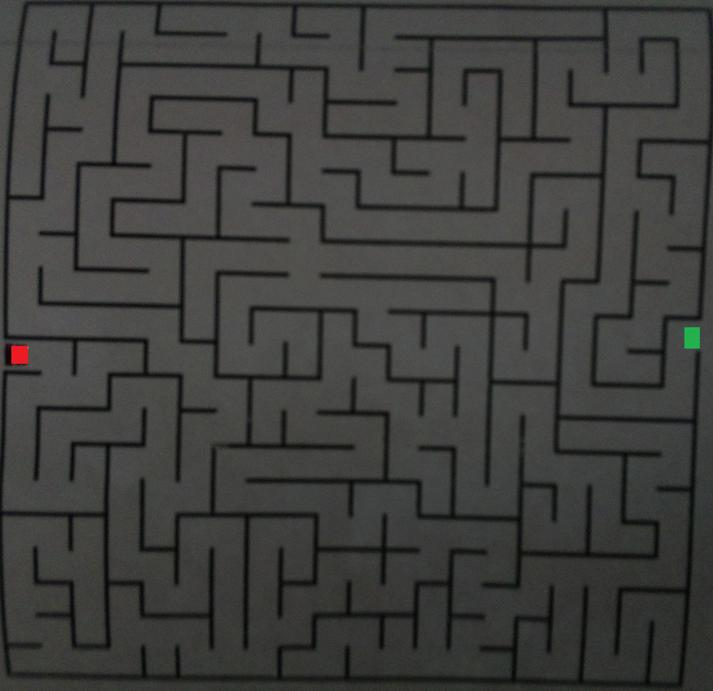
#> input picture maze/maze2edit.jpg, 713 x 691 px, found by its file name
$ python Maze-Solver.py   (older library calls are emulated)
#> lines starting #> are read from the running program, lines starting #| are printed output that depends on the picture; after the words box and inside, x2 and y2 are one past the last pixel; in counts of white or black regions, pixels touching at a corner belong together
#!/usr/bin/env python3.6
# coding=utf-8

""" MAZE SOLVER
Labirent çözümü yapan modül
"""

__author__ = "Süleyman ERGEN"

import cv2
import numpy as np
import imutils
import threading


IMAGE_PATH = "maze2edit.jpg"
SAVE_PATH = "solved_maze.png"


class Detector:
    """
    Başlangıç ve bitiş renklerini belirlemek için kullanılan sınıf.
    """
    # RED = ( [0, 0, 100], [150, 150, 255] )
    # GREEN = ( [0, 100, 0], [150, 255, 150] )
    # BLUE = ( [100, 0, 0], [255, 150, 150] )

    RED_RANGE = ([0, 0, 100], [150, 150, 255])
    GREEN_RANGE = ([0, 100, 0], [150, 255, 150])

    def __init__(self):
        pass

    def detect_color(self, img, color_range):
        """ kırmızı yada yeşil alanı tespit eden fonksiyon.

        :param img: Kaynak resim.
        :param color_range: renk aralığı.
        :return: Tespit edilen renk alanını.
        """
        lower_range = np.array(color_range[0], dtype=np.uint8)
        upper_range = np.array(color_range[1], dtype=np.uint8)

        mask = cv2.inRange(img, lower_range, upper_range)

        result = cv2.bitwise_and(img, img, mask=mask)
        return result

    def detect_point(self, img, color):
        """
        başlangıç yada bitiş noktasını tespit eden ve tespit edilen alanın merkezini döndüren fonksiyon.
        color: RED_RANGE verilirse başlangıç noktasını tespit eder.
        color: GREEN_RANGE verilirse başlangıç noktasını tespit eder.

        :param img: Resim nesnesi.
        :param color: Tespit edilecek renk aralığı..
        :return: Tespit edilen rengin merkez koordinatı. (x, y) gibi.
        """

        img = self.detect_color(img, color)
        gray = cv2.cvtColor(img, cv2.COLOR_BGR2GRAY)
        blurred = cv2.GaussianBlur(gray, (5, 5), 0)
        thresh = cv2.threshold(blurred, 60, 255, cv2.THRESH_BINARY)[1]

        # find contours in the thresholded image
        cnts = cv2.findContours(thresh.copy(), cv2.RETR_EXTERNAL, cv2.CHAIN_APPROX_SIMPLE)
        cnts = cnts[0] if imutils.is_cv2() else cnts[1]

        for c in cnts:
            # compute the center of the contour
            M = cv2.moments(c)
            cX = int(M["m10"] / M["m00"])
            cY = int(M["m01"] / M["m00"])
            # print("points:", cX, cY)
        return cX, cY


class Dimension:
    """
    Gezilen noktaları tutar
    """
    def __init__(self, point=(0, 0)):
        self.x, self.y = point

    def __add__(self, other):
        return Dimension((self.x + other.x, self.y + other.y))

    def __eq__(self, other):
        return self.x == other.x and self.y == other.y


class Solver:
    """
    Labirentin çözümünü yapan sınıftır.
    """
    def __init__(self, img):
        self.p = 0
        self.directions = [Dimension((0, -1)), Dimension((0, 1)), Dimension((1, 0)), Dimension((-1, 0))]
        self.img = img
        self.height, self.width = img.shape[:2]

        # çözüm aşamasını görüntülemek için thread oluşturma ve başlatma
        t = threading.Thread(target=self.disp, args=())
        t.daemon = True
        # t.start()

    def bfs(self, start_point, end_point):
        """Labirentin çözümünü yapan ve kaydeden fonksiyon.
        Breath first search algotitması kullanıldı.

        :param start_point: Başlangıç koordinat noktası.
        :param end_point: Bitiş koordinat noktası.
        """
        found = False
        queue = []
        visited = [[0 for j in range(self.width)] for i in range(self.height)]
        parent = [[Dimension() for j in range(self.width)] for i in range(self.height)]

        queue.append(start_point)
        visited[start_point.y][start_point.x] = 1
        while len(queue) > 0:
            p = queue.pop(0)
            for d in self.directions:
                cell = p + d
                if (cell.x >= 0 and cell.x < self.width and cell.y >= 0 and cell.y < self.height and visited[cell.y][cell.x] == 0 and
                        (self.img[cell.y][cell.x][0] != 0 or self.img[cell.y][cell.x][1] != 0 or self.img[cell.y][cell.x][2] != 0)):
                    queue.append(cell)
                    visited[cell.y][cell.x] = visited[p.y][p.x] + 1

                    self.img[cell.y][cell.x] = [127, 127, 127] # ziyaret edilen noktaları gri işaretler.
                    parent[cell.y][cell.x] = p
                    if cell == end_point:
                        found = True
                        del queue[:]
                        break

        # çözüm yolunu kırmızı renkle işaretler. ve resmi kaydeder.
        if found:
            path = []
            p = end_point
            while p != start_point:
                path.append(p)
                p = parent[p.y][p.x]
            path.append(p)
            path.reverse()

            for p in path:
                self.img[p.y][p.x] = [0,0,250]
            cv2.imwrite(SAVE_PATH, self.img)

    def disp(self):
        """
        labirenti çözüm aşamasında görüntüler.
        çözüm aşamasını adım adım görmek için.
        geliştirme amaçlı oluşturuldu.
        """
        cv2.imshow("Image", self.img)
        while True:
            cv2.imshow("Image", self.img)
            cv2.waitKey(1)


if __name__ == "__main__":
    image = cv2.imread(IMAGE_PATH)
#> image is the input picture: shape (691, 713, 3); mean B, G, R 60.9, 62.9, 62.7

    # Başlangıç ve bitiş noktalarının belirlenmesi
    # kırmızı bitiş noktası, yeşil başlangıç noktası
    detector = Detector()
    start_p = detector.detect_point(image, Detector.GREEN_RANGE)
#> in detect_color, `mask = cv2.inRange(img, lower_range, upper_range)`:
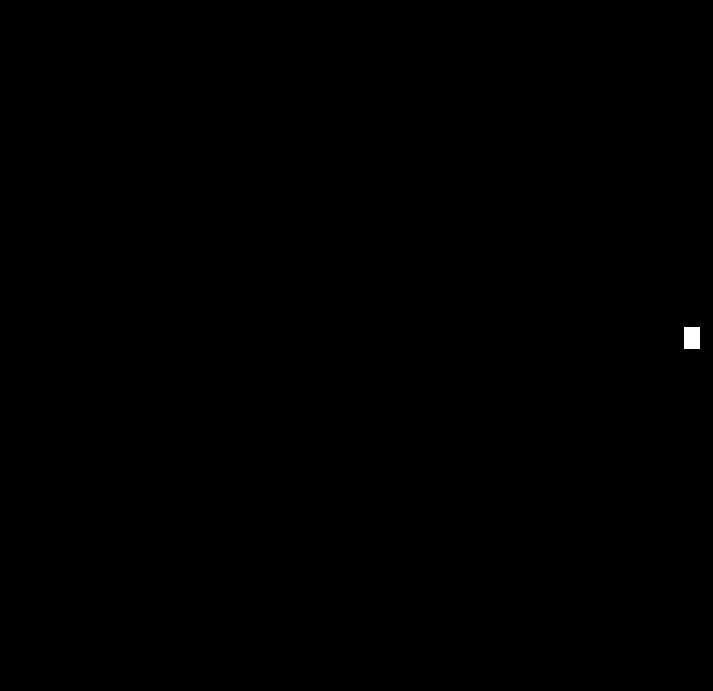
#> mask: shape (691, 713); 0.07% white; 1 white region, box (x1, y1, x2, y2) and area: (684, 327, 700, 349) 352
#> in detect_point, `thresh = cv2.threshold(blurred, 60, 255, cv2.THRESH_BINARY)[1]`: thresh: shape (691, 713); 0.07% white; 1 white region
#> in detect_point, `cnts = cv2.findContours(thresh.copy(), cv2.RETR_EXTERNAL, cv2.CHAIN_AP..`: cnts = 1 contour; box (x1, y1, x2, y2) and area: (684, 327, 700, 349) 313
#> in detect_point, `cnts = cnts[0] if imutils.is_cv2() else cnts[1]`: cnts = 1 item
#> the loop in detect_point, `for c in cnts:` made 1 pass
#> (cX, cY) on pass 1: (691, 337)
#> start_p = (691, 337)
    end_p = detector.detect_point(image, Detector.RED_RANGE)
#> in detect_color (call 2), `mask = cv2.inRange(img, lower_range, upper_range)`: mask: shape (691, 713); 0.07% white; 3 white regions (2 under 20 px), largest, box (x1, y1, x2, y2) and area: (11, 343, 32, 365) 348
#> in detect_point (call 2), `thresh = cv2.threshold(blurred, 60, 255, cv2.THRESH_BINARY)[1]`: thresh: shape (691, 713); 0.06% white; 1 white region
#> in detect_point (call 2), `cnts = cv2.findContours(thresh.copy(), cv2.RETR_EXTERNAL, cv2.CHAIN_AP..`: cnts = 1 contour; box (x1, y1, x2, y2) and area: (12, 346, 29, 364) 252
#> the loop in detect_point (call 2), `for c in cnts:` made 1 pass
#> (cX, cY) on pass 1: (19, 354)
#> end_p = (19, 354)
    start_point = Dimension(start_p)
#> in __init__, `self.x, self.y = point`: self.x = 691; self.y = 337
    end_point = Dimension(end_p)

    # resmi önce gray, binary ve bgr formatına dönüştürür.
    # yani labirent çözmeden önce resmi hazırlar.
    img_gray = cv2.cvtColor(image, cv2.COLOR_BGR2GRAY)
    _, img_binary = cv2.threshold(img_gray, 60, 255, cv2.THRESH_BINARY)
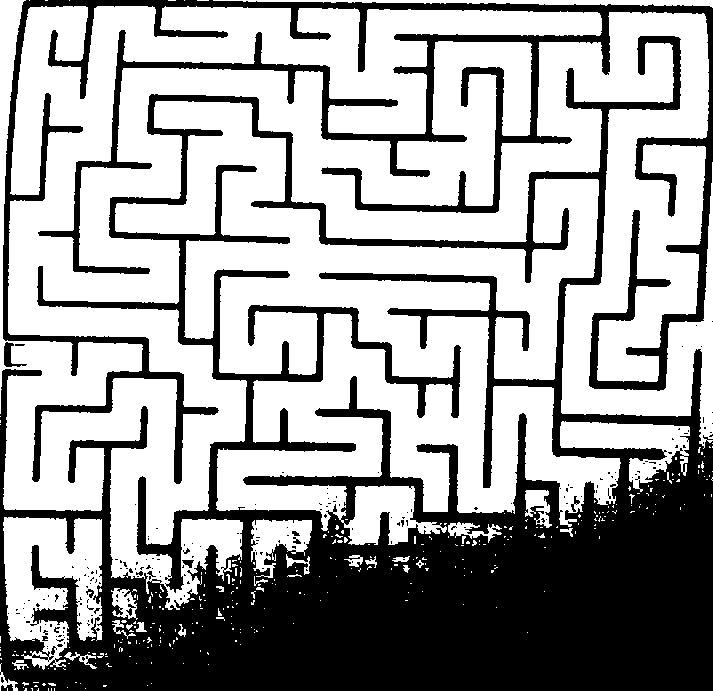
#> img_binary: shape (691, 713); 62.9% white; 201 black regions (185 under 20 px), largest, box (x1, y1, x2, y2) and area: (0, 36, 713, 691) 147020, (3, 0, 713, 484) 34212, (4, 342, 27, 367) 207
    img_bgr = cv2.cvtColor(img_binary, cv2.COLOR_GRAY2BGR)
    h, w = img_bgr.shape[:2]
#> h = 691; w = 713

    # çözme işlemini başlat
    solver = Solver(img_bgr)
    solver.bfs(start_point, end_point)
#> after the loop in bfs, `while len(queue) > 0:`:
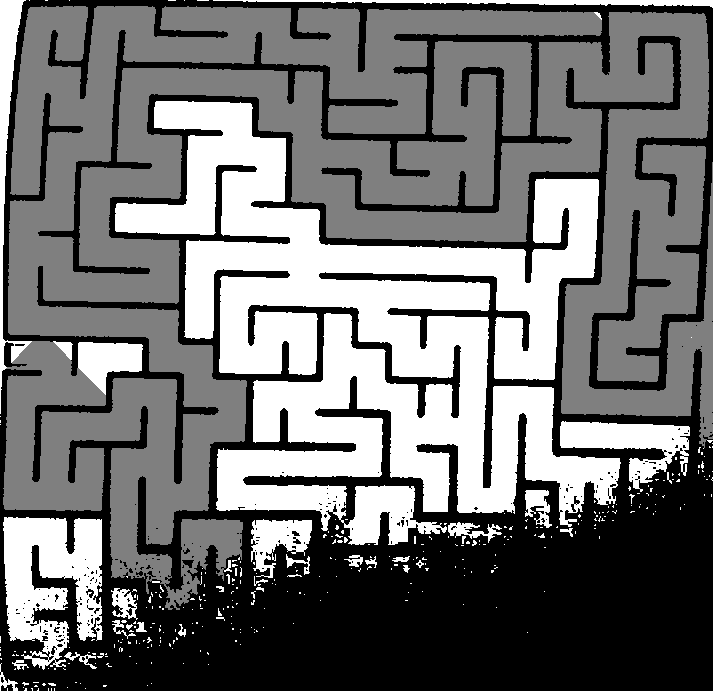
#> self.img: shape (691, 713, 3); min 0, max 255, mean 112.6
#> after the loop in bfs, `for p in path:`:
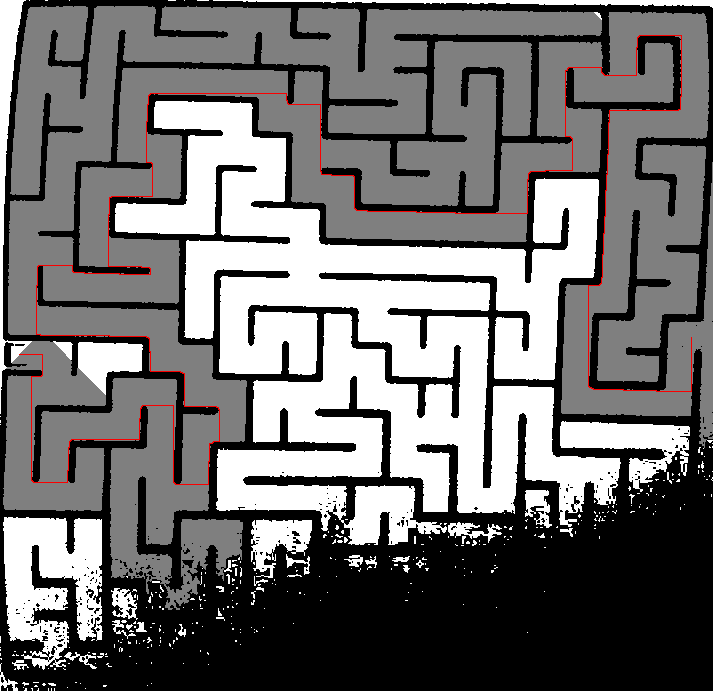
#> self.img: shape (691, 713, 3); 0.56% of pixels changed, all inside (x1, y1, x2, y2) = (19, 35, 692, 485)

    cv2.waitKey(0)
    cv2.destroyAllWindows()

$ run again, with maze/maze2.jpg copied over maze/maze2edit.jpg
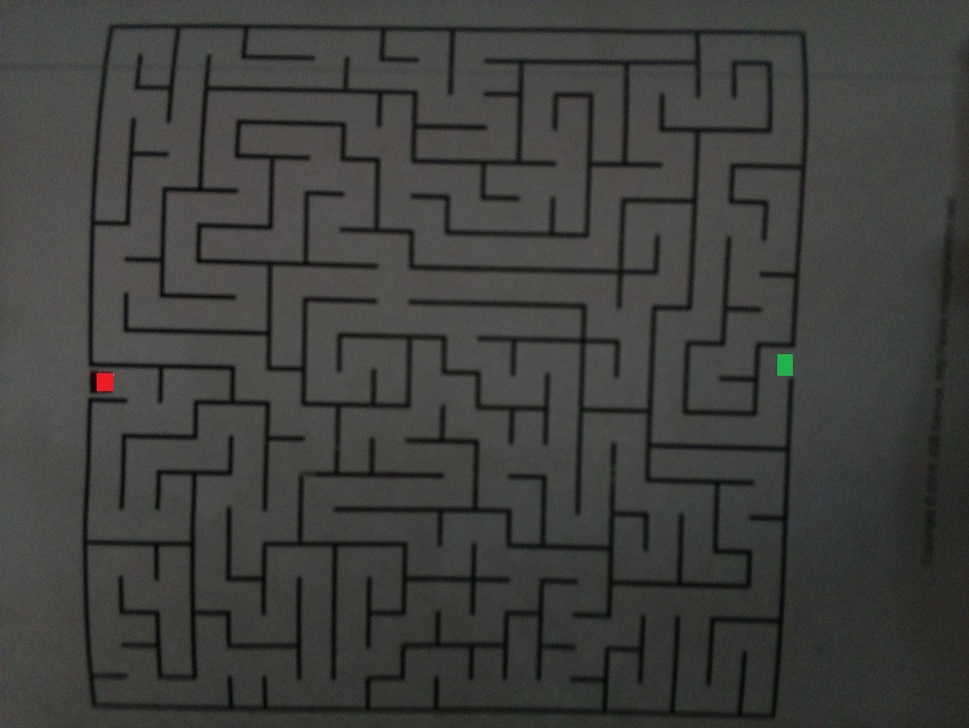
#> input picture maze/maze2.jpg, 969 x 728 px, shrunk from 3280 x 2464 before the run, found by its file name
#> image is the input picture: shape (728, 969, 3); mean B, G, R 61, 63.3, 62.9
#> mask: shape (728, 969); 0.05% white; 1 white region, box (x1, y1, x2, y2) and area: (777, 354, 793, 376) 352
#> thresh: shape (728, 969); 0.05% white; 1 white region
#> in detect_point, `cnts = cv2.findContours(thresh.copy(), cv2.RETR_EXTERNAL, cv2.CHAIN_AP..`: cnts = 1 contour; box (x1, y1, x2, y2) and area: (777, 354, 793, 376) 313
#> in detect_point, `cnts = cnts[0] if imutils.is_cv2() else cnts[1]`: cnts = 1 item
#> the loop in detect_point, `for c in cnts:` made 1 pass
#> (cX, cY) on pass 1: (784, 364)
#> start_p = (784, 364)
#> mask: shape (728, 969); 0.05% white; 1 white region, box (x1, y1, x2, y2) and area: (96, 372, 115, 392) 367
#> thresh: shape (728, 969); 0.04% white; 1 white region
#> in detect_point (call 2), `cnts = cv2.findContours(thresh.copy(), cv2.RETR_EXTERNAL, cv2.CHAIN_AP..`: cnts = 1 contour; box (x1, y1, x2, y2) and area: (97, 373, 115, 391) 272
#> the loop in detect_point (call 2), `for c in cnts:` made 1 pass
#> (cX, cY) on pass 1: (105, 381)
#> end_p = (105, 381)
#> self.x = 784; self.y = 364
#> `_, img_binary = cv2.threshold(img_gray, 60, 255, cv2.THRESH_BINARY)`:
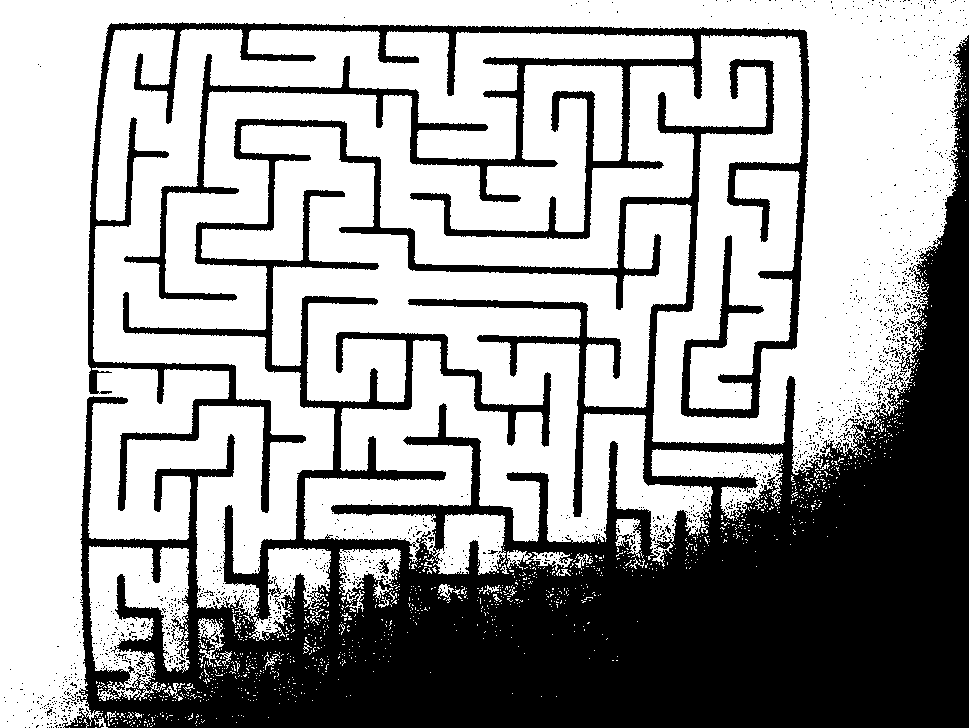
#> img_binary: shape (728, 969); 63.9% white; 1386 black regions (1367 under 20 px), largest, box (x1, y1, x2, y2) and area: (62, 35, 969, 728) 215427, (88, 22, 810, 513) 35535, (378, 559, 389, 574) 77
#> after the loop in bfs, `for p in path:`:
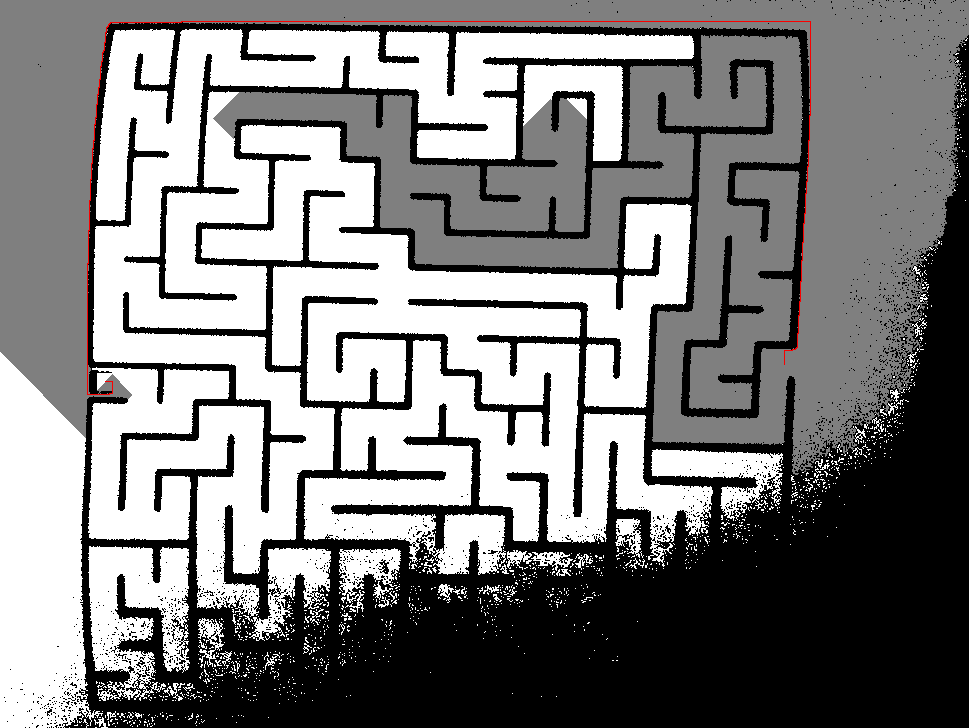
#> self.img: shape (728, 969, 3); mean B, G, R 128.3, 128.3, 128.8

$ run again, with maze/maze3.jpg copied over maze/maze2edit.jpg
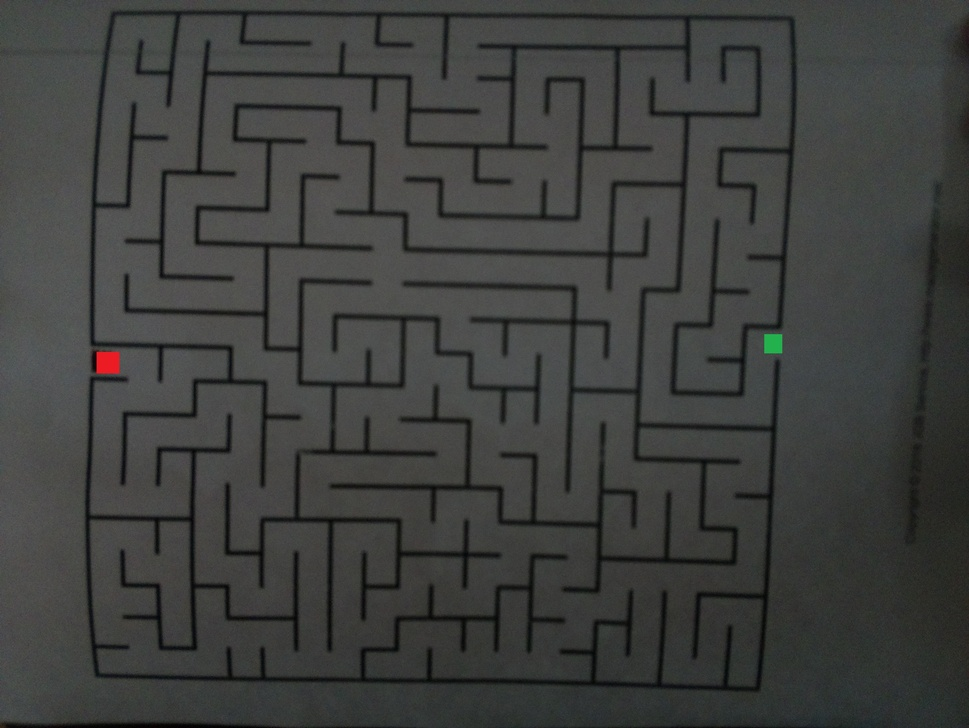
#> input picture maze/maze3.jpg, 969 x 728 px, shrunk from 3280 x 2464 before the run, found by its file name
#> image is the input picture: shape (728, 969, 3); mean B, G, R 62, 63.9, 62.6
#> mask: shape (728, 969); 0.05% white; 1 white region, box (x1, y1, x2, y2) and area: (764, 334, 783, 354) 378
#> thresh: shape (728, 969); 0.05% white; 1 white region
#> in detect_point, `cnts = cv2.findContours(thresh.copy(), cv2.RETR_EXTERNAL, cv2.CHAIN_AP..`: cnts = 1 contour; box (x1, y1, x2, y2) and area: (764, 334, 783, 354) 338
#> the loop in detect_point, `for c in cnts:` made 1 pass
#> (cX, cY) on pass 1: (772, 343)
#> start_p = (772, 343)
#> mask: shape (728, 969); 0.08% white; 1 white region, box (x1, y1, x2, y2) and area: (96, 351, 121, 375) 573
#> thresh: shape (728, 969); 0.07% white; 1 white region
#> in detect_point (call 2), `cnts = cv2.findContours(thresh.copy(), cv2.RETR_EXTERNAL, cv2.CHAIN_AP..`: cnts = 1 contour; box (x1, y1, x2, y2) and area: (97, 352, 120, 374) 446
#> the loop in detect_point (call 2), `for c in cnts:` made 1 pass
#> (cX, cY) on pass 1: (108, 362)
#> end_p = (108, 362)
#> self.x = 772; self.y = 343
#> `_, img_binary = cv2.threshold(img_gray, 60, 255, cv2.THRESH_BINARY)`:
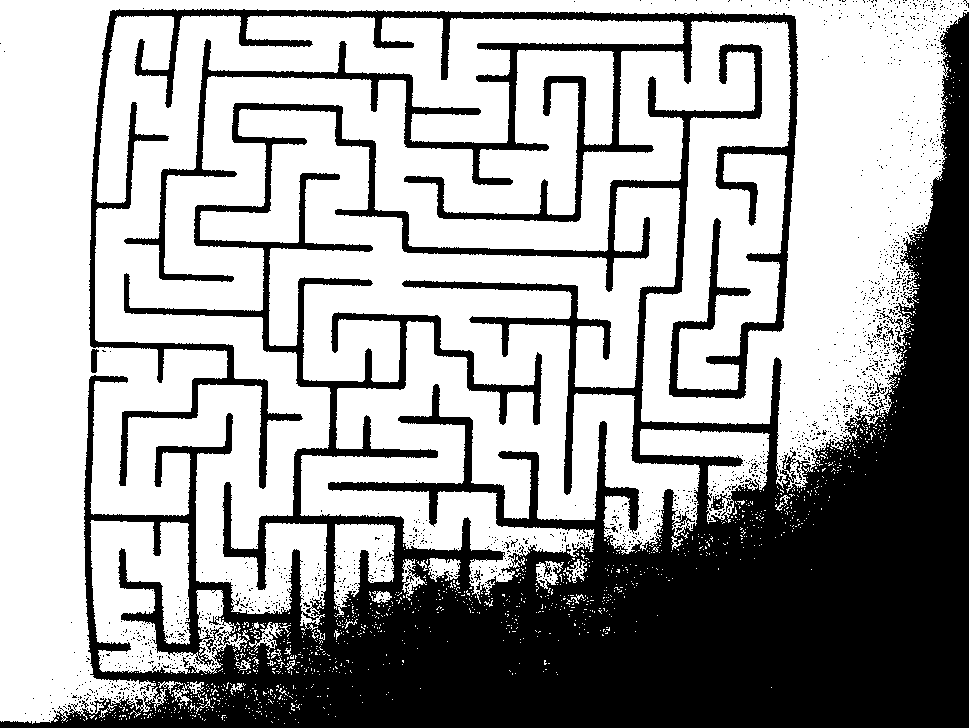
#> img_binary: shape (728, 969); 63.6% white; 1467 black regions (1453 under 20 px), largest, box (x1, y1, x2, y2) and area: (0, 12, 969, 728) 218896, (89, 8, 798, 489) 34235, (91, 349, 99, 373) 143
#> after the loop in bfs, `for p in path:`:
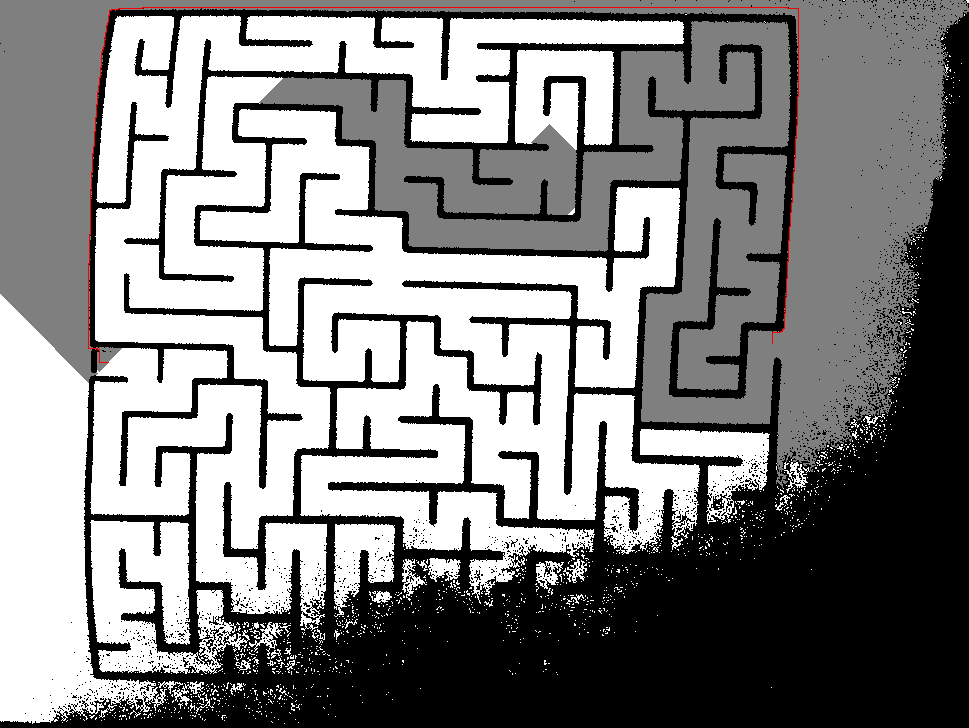
#> self.img: shape (728, 969, 3); mean B, G, R 131.3, 131.3, 131.8
